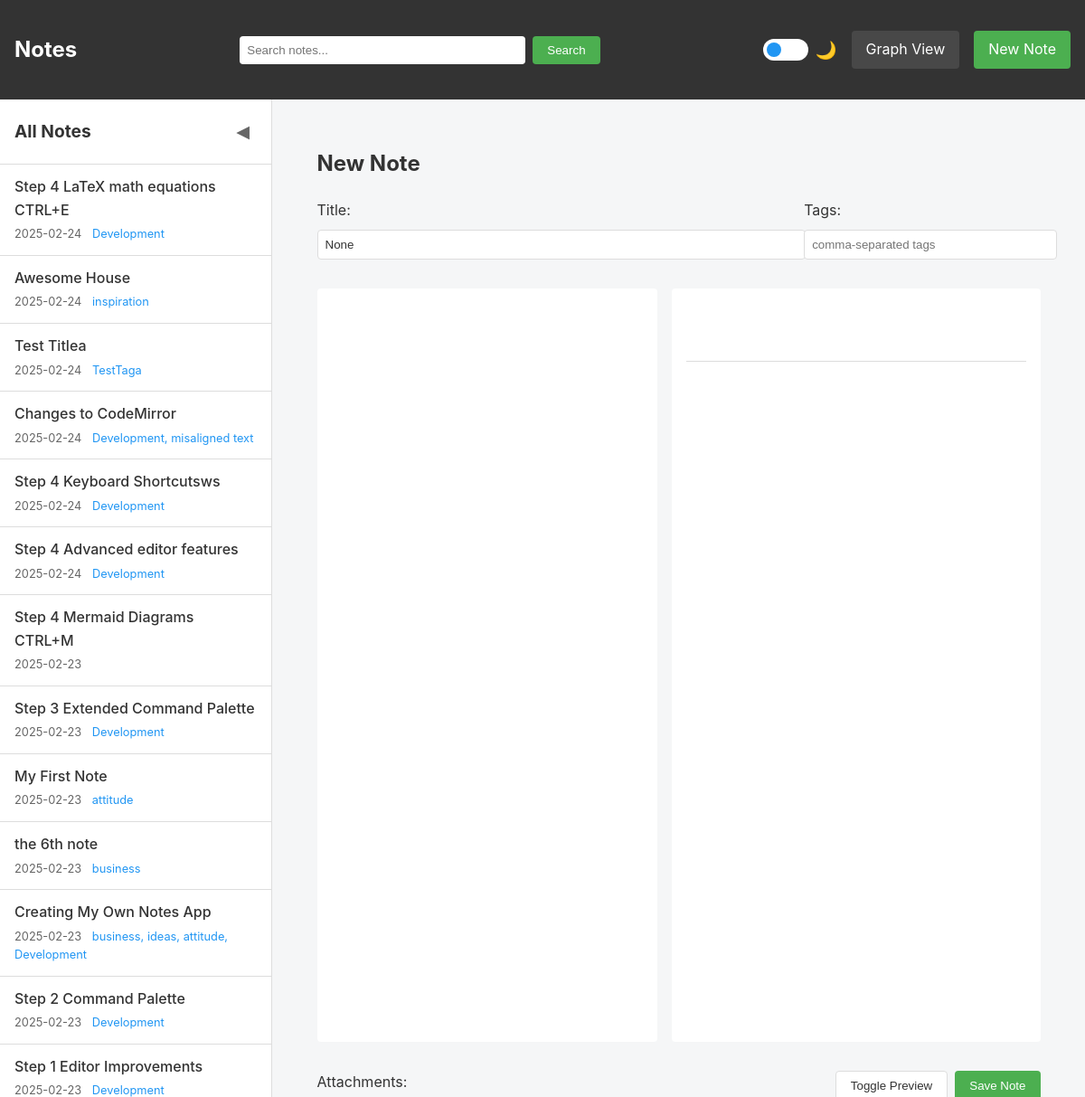
Screenshot of /note/new with the database file from the repository.
### main.py (models this page shows, shortened)
class Note(db.Model):
    id = db.Column(db.Integer, primary_key=True)
    title = db.Column(db.String(200), nullable=False, unique=True)  # Make title unique
    content = db.Column(db.Text, nullable=False)
    created_at = db.Column(db.DateTime, default=datetime.utcnow)
    updated_at = db.Column(db.DateTime, default=datetime.utcnow, onupdate=datetime.utcnow)
    tags = db.Column(db.String(200))  # Store tags as comma-separated strings
    attachments = db.relationship('FileAttachment', backref='note', lazy=True, cascade="all, delete-orphan")

### main.py (the view, shortened to what this page needs)
@app.route('/note/new', methods=['GET', 'POST'])
@app.route('/note/new/<title>', methods=['GET', 'POST'])
def new_note(title=None):
    return render_template('new_note.html',
                         suggested_title=title,
                         all_notes=get_all_notes())

### main.py (called while the page is built)
def get_all_notes(limit=None):
    query = Note.query.order_by(Note.updated_at.desc())
    return query.limit(limit).all() if limit else query.all()

def escapejs(val):
    return json.dumps(str(val))[1:-1]

### templates/new_note.html (shortened to what this page needs)
{% extends "base.html" %}
{% block content %}
<div class="note-form">
    <h2>New Note</h2>
    <form method="POST" enctype="multipart/form-data" id="noteForm">
        <div class="form-header">
            <div>
                <label for="title">Title:</label>
                <input type="text" id="title" name="title" value="{{ suggested_title }}" required>
            </div>
            <div>
                <label for="tags">Tags:</label>
                <input type="text" id="tags" name="tags" placeholder="comma-separated tags">
            </div>
        </div>
        <div class="editor-container">
            <div class="editor-pane">
            </div>
            <div class="preview-pane">
                <div id="preview" class="note-content"></div>
            </div>
        </div>
        <div class="form-footer">
            <div class="file-upload">
                <label for="files">Attachments:</label>
            </div>
            <div class="form-actions">
                <button type="button" id="togglePreview">Toggle Preview</button>
                <button type="submit">Save Note</button>
            </div>
        </div>
    </form>
</div>
<link rel="stylesheet" href="https://cdnjs.cloudflare.com/ajax/libs/codemirror/6.65.7/codemirror.min.css">
<link rel="stylesheet" href="https://cdnjs.cloudflare.com/ajax/libs/codemirror/6.65.7/theme/nord.min.css">
<link rel="stylesheet" href="https://cdnjs.cloudflare.com/ajax/libs/codemirror/6.65.7/addon/hint/show-hint.min.css">
{% endblock %}

### templates/base.html (shortened to what this page needs)
<!DOCTYPE html>
<html lang="en" data-theme="light">
<head>
    <link rel="stylesheet" href="{{ url_for('static', filename='style.css') }}">
</head>
<body>
    <nav>
        <h1><a href="{{ url_for('index') }}">Notes</a></h1>
        <form action="{{ url_for('search') }}" method="GET" class="search-form">
            <input type="text" name="q" placeholder="Search notes..." value="{{ request.args.get('q', '') }}">
            <button type="submit">Search</button>
        </form>
        <div class="nav-actions">
            <div class="theme-switch-wrapper">
                <label class="theme-switch">
                    <span class="slider round"></span>
                </label>
                <span class="theme-label">🌙</span>
            </div>
            <a href="{{ url_for('graph_view') }}" class="nav-btn">Graph View</a>
            <a href="{{ url_for('new_note') }}" class="new-note-btn">New Note</a>
        </div>
    </nav>
    <div class="app-container">
        <aside class="sidebar">
            <div class="sidebar-header">
                <h2>All Notes</h2>
                <button id="toggle-sidebar" class="toggle-sidebar" title="Toggle Sidebar">◀</button>
            </div>
            <div class="notes-list">
                {% for note in all_notes %}
                <a href="{{ url_for('view_note', id=note.id) }}"
                   class="note-link {% if current_note and current_note.id == note.id %}active{% endif %}">
                    <div class="note-link-title">{{ note.title }}</div>
                    <div class="note-link-meta">
                        {{ note.updated_at.strftime('%Y-%m-%d') }}
                        {% if note.tags %}
                        <span class="note-link-tags">{{ note.tags }}</span>
                        {% endif %}
                    </div>
                </a>
                {% endfor %}
            </div>
        </aside>
        <main class="main-content">
            {% block content %}
            {% endblock %}
        </main>
    </div>
</body>
</html>

### rows the page displays
Note: title "Step 4 LaTeX math equations CTRL+E", updated_at "2025-02-24", tags "Development"
Note: title "Awesome House", updated_at "2025-02-24", tags "inspiration"
Note: title "Test Titlea", updated_at "2025-02-24", tags "TestTaga"
Note: title "Changes to CodeMirror", updated_at "2025-02-24", tags "Development, misaligned text"
Note: title "Step 4 Keyboard Shortcutsws", updated_at "2025-02-24", tags "Development"
Note: title "Step 4 Advanced editor features", updated_at "2025-02-24", tags "Development"
Note: title "Step 4 Mermaid Diagrams CTRL+M", updated_at "2025-02-23"
Note: title "Step 3 Extended Command Palette", updated_at "2025-02-23", tags "Development"
Note: title "My First Note", updated_at "2025-02-23", tags "attitude"
Note: title "the 6th note", updated_at "2025-02-23", tags "business"
Note: title "Creating My Own Notes App", updated_at "2025-02-23", tags "business, ideas, attitude, Development"
Note: title "Step 2 Command Palette", updated_at "2025-02-23", tags "Development"
Note: title "Step 1 Editor Improvements", updated_at "2025-02-23", tags "Development"
